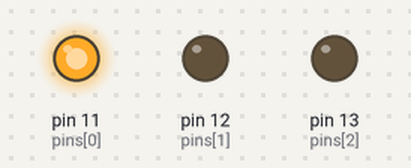
Simulated run of this sketch. Board: Arduino Uno, built with avr-gcc and run on an emulated ATmega328P. Parts: output pins drawn as LEDs (lit = HIGH).

Above: at 0.7 s.
At 2.2 s:
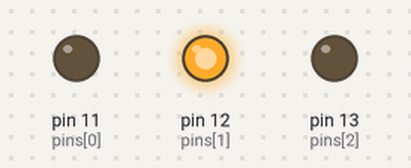
At 3.7 s:
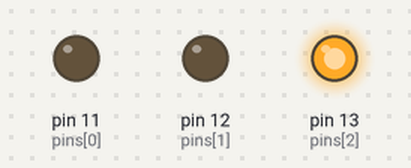
Timing chart, 0 to 5.9 s (numbered marks = the images above):
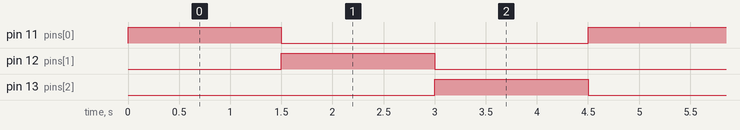

Measured:
- by itself, pin 11 (pins[0]), pin 12 (pins[1]), pin 13 (pins[2]): alternates HIGH for 1.5 s and LOW for 3.0 s
- by itself, everything shown: repeats every 4.5 s, in 3 steps

The sketch:

parpadeo3LEDS.ino
```cpp
int pins[] = {11, 12, 13};
int numPins = 3;

void setup()
{
  pinMode(11, OUTPUT);
  pinMode(12, OUTPUT);
  pinMode(13, OUTPUT);

}

void loop()
{
  for (int i = 0; i < numPins; i++) {
    for (int j = 0; j < numPins; j++) {
      digitalWrite(pins[j], (i == j) ? HIGH : LOW);
    }
    delay(1500);
  }
}
```
